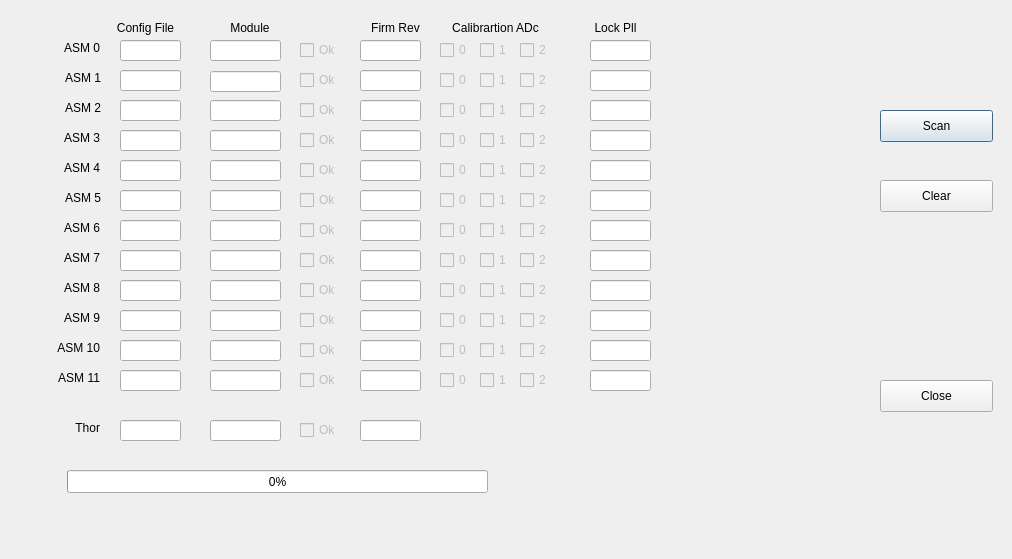
<?xml version="1.0" encoding="UTF-8"?>
<ui version="4.0">
 <class>Dial_finder</class>
 <widget class="QDialog" name="Dial_finder">
  <property name="geometry">
   <rect>
    <x>0</x>
    <y>0</y>
    <width>1012</width>
    <height>559</height>
   </rect>
  </property>
  <property name="windowTitle">
   <string>Module  Finder Dialog</string>
  </property>
  <widget class="QLineEdit" name="lineEdit_FAsm_0">
   <property name="geometry">
    <rect>
     <x>120</x>
     <y>40</y>
     <width>61</width>
     <height>21</height>
    </rect>
   </property>
   <property name="readOnly">
    <bool>true</bool>
   </property>
  </widget>
  <widget class="QLineEdit" name="lineEdit_FAsm_1">
   <property name="geometry">
    <rect>
     <x>120</x>
     <y>70</y>
     <width>61</width>
     <height>21</height>
    </rect>
   </property>
   <property name="readOnly">
    <bool>true</bool>
   </property>
  </widget>
  <widget class="QLineEdit" name="lineEdit_FAsm_2">
   <property name="geometry">
    <rect>
     <x>120</x>
     <y>100</y>
     <width>61</width>
     <height>21</height>
    </rect>
   </property>
   <property name="readOnly">
    <bool>true</bool>
   </property>
  </widget>
  <widget class="QLineEdit" name="lineEdit_FAsm_3">
   <property name="geometry">
    <rect>
     <x>120</x>
     <y>130</y>
     <width>61</width>
     <height>21</height>
    </rect>
   </property>
   <property name="readOnly">
    <bool>true</bool>
   </property>
  </widget>
  <widget class="QLineEdit" name="lineEdit_FAsm_4">
   <property name="geometry">
    <rect>
     <x>120</x>
     <y>160</y>
     <width>61</width>
     <height>21</height>
    </rect>
   </property>
   <property name="readOnly">
    <bool>true</bool>
   </property>
  </widget>
  <widget class="QLineEdit" name="lineEdit_FAsm_5">
   <property name="geometry">
    <rect>
     <x>120</x>
     <y>190</y>
     <width>61</width>
     <height>21</height>
    </rect>
   </property>
   <property name="readOnly">
    <bool>true</bool>
   </property>
  </widget>
  <widget class="QLineEdit" name="lineEdit_FAsm_6">
   <property name="geometry">
    <rect>
     <x>120</x>
     <y>220</y>
     <width>61</width>
     <height>21</height>
    </rect>
   </property>
   <property name="readOnly">
    <bool>true</bool>
   </property>
  </widget>
  <widget class="QLineEdit" name="lineEdit_FAsm_7">
   <property name="geometry">
    <rect>
     <x>120</x>
     <y>250</y>
     <width>61</width>
     <height>21</height>
    </rect>
   </property>
   <property name="readOnly">
    <bool>true</bool>
   </property>
  </widget>
  <widget class="QLineEdit" name="lineEdit_FAsm_8">
   <property name="geometry">
    <rect>
     <x>120</x>
     <y>280</y>
     <width>61</width>
     <height>21</height>
    </rect>
   </property>
   <property name="readOnly">
    <bool>true</bool>
   </property>
  </widget>
  <widget class="QLineEdit" name="lineEdit_FAsm_9">
   <property name="geometry">
    <rect>
     <x>120</x>
     <y>310</y>
     <width>61</width>
     <height>21</height>
    </rect>
   </property>
   <property name="readOnly">
    <bool>true</bool>
   </property>
  </widget>
  <widget class="QLineEdit" name="lineEdit_FAsm_10">
   <property name="geometry">
    <rect>
     <x>120</x>
     <y>340</y>
     <width>61</width>
     <height>21</height>
    </rect>
   </property>
   <property name="readOnly">
    <bool>true</bool>
   </property>
  </widget>
  <widget class="QLineEdit" name="lineEdit_FAsm_11">
   <property name="geometry">
    <rect>
     <x>120</x>
     <y>370</y>
     <width>61</width>
     <height>21</height>
    </rect>
   </property>
   <property name="readOnly">
    <bool>true</bool>
   </property>
  </widget>
  <widget class="QLineEdit" name="lineEdit_FThor">
   <property name="geometry">
    <rect>
     <x>120</x>
     <y>420</y>
     <width>61</width>
     <height>21</height>
    </rect>
   </property>
   <property name="readOnly">
    <bool>true</bool>
   </property>
  </widget>
  <widget class="QLabel" name="label">
   <property name="geometry">
    <rect>
     <x>40</x>
     <y>40</y>
     <width>60</width>
     <height>16</height>
    </rect>
   </property>
   <property name="layoutDirection">
    <enum>Qt::RightToLeft</enum>
   </property>
   <property name="text">
    <string>ASM 0</string>
   </property>
   <property name="alignment">
    <set>Qt::AlignRight|Qt::AlignTrailing|Qt::AlignVCenter</set>
   </property>
  </widget>
  <widget class="QLabel" name="label_2">
   <property name="geometry">
    <rect>
     <x>40</x>
     <y>70</y>
     <width>61</width>
     <height>16</height>
    </rect>
   </property>
   <property name="layoutDirection">
    <enum>Qt::RightToLeft</enum>
   </property>
   <property name="text">
    <string>ASM 1</string>
   </property>
   <property name="alignment">
    <set>Qt::AlignRight|Qt::AlignTrailing|Qt::AlignVCenter</set>
   </property>
  </widget>
  <widget class="QLabel" name="label_3">
   <property name="geometry">
    <rect>
     <x>40</x>
     <y>100</y>
     <width>61</width>
     <height>16</height>
    </rect>
   </property>
   <property name="layoutDirection">
    <enum>Qt::RightToLeft</enum>
   </property>
   <property name="text">
    <string>ASM 2</string>
   </property>
   <property name="alignment">
    <set>Qt::AlignRight|Qt::AlignTrailing|Qt::AlignVCenter</set>
   </property>
  </widget>
  <widget class="QLabel" name="label_4">
   <property name="geometry">
    <rect>
     <x>40</x>
     <y>130</y>
     <width>60</width>
     <height>16</height>
    </rect>
   </property>
   <property name="layoutDirection">
    <enum>Qt::RightToLeft</enum>
   </property>
   <property name="text">
    <string>ASM 3</string>
   </property>
   <property name="alignment">
    <set>Qt::AlignRight|Qt::AlignTrailing|Qt::AlignVCenter</set>
   </property>
  </widget>
  <widget class="QLabel" name="label_5">
   <property name="geometry">
    <rect>
     <x>40</x>
     <y>160</y>
     <width>60</width>
     <height>16</height>
    </rect>
   </property>
   <property name="layoutDirection">
    <enum>Qt::RightToLeft</enum>
   </property>
   <property name="text">
    <string>ASM 4</string>
   </property>
   <property name="alignment">
    <set>Qt::AlignRight|Qt::AlignTrailing|Qt::AlignVCenter</set>
   </property>
  </widget>
  <widget class="QLabel" name="label_6">
   <property name="geometry">
    <rect>
     <x>40</x>
     <y>190</y>
     <width>61</width>
     <height>16</height>
    </rect>
   </property>
   <property name="layoutDirection">
    <enum>Qt::RightToLeft</enum>
   </property>
   <property name="text">
    <string>ASM 5</string>
   </property>
   <property name="alignment">
    <set>Qt::AlignRight|Qt::AlignTrailing|Qt::AlignVCenter</set>
   </property>
  </widget>
  <widget class="QLabel" name="label_7">
   <property name="geometry">
    <rect>
     <x>40</x>
     <y>220</y>
     <width>60</width>
     <height>16</height>
    </rect>
   </property>
   <property name="layoutDirection">
    <enum>Qt::RightToLeft</enum>
   </property>
   <property name="text">
    <string>ASM 6</string>
   </property>
   <property name="alignment">
    <set>Qt::AlignRight|Qt::AlignTrailing|Qt::AlignVCenter</set>
   </property>
  </widget>
  <widget class="QLabel" name="label_8">
   <property name="geometry">
    <rect>
     <x>40</x>
     <y>250</y>
     <width>60</width>
     <height>16</height>
    </rect>
   </property>
   <property name="layoutDirection">
    <enum>Qt::RightToLeft</enum>
   </property>
   <property name="text">
    <string>ASM 7</string>
   </property>
   <property name="alignment">
    <set>Qt::AlignRight|Qt::AlignTrailing|Qt::AlignVCenter</set>
   </property>
  </widget>
  <widget class="QLabel" name="label_9">
   <property name="geometry">
    <rect>
     <x>40</x>
     <y>280</y>
     <width>60</width>
     <height>16</height>
    </rect>
   </property>
   <property name="layoutDirection">
    <enum>Qt::RightToLeft</enum>
   </property>
   <property name="text">
    <string>ASM 8</string>
   </property>
   <property name="alignment">
    <set>Qt::AlignRight|Qt::AlignTrailing|Qt::AlignVCenter</set>
   </property>
  </widget>
  <widget class="QLabel" name="label_10">
   <property name="geometry">
    <rect>
     <x>40</x>
     <y>310</y>
     <width>60</width>
     <height>16</height>
    </rect>
   </property>
   <property name="layoutDirection">
    <enum>Qt::RightToLeft</enum>
   </property>
   <property name="text">
    <string>ASM 9</string>
   </property>
   <property name="alignment">
    <set>Qt::AlignRight|Qt::AlignTrailing|Qt::AlignVCenter</set>
   </property>
  </widget>
  <widget class="QLabel" name="label_11">
   <property name="geometry">
    <rect>
     <x>40</x>
     <y>340</y>
     <width>60</width>
     <height>16</height>
    </rect>
   </property>
   <property name="layoutDirection">
    <enum>Qt::RightToLeft</enum>
   </property>
   <property name="text">
    <string>ASM 10</string>
   </property>
   <property name="alignment">
    <set>Qt::AlignRight|Qt::AlignTrailing|Qt::AlignVCenter</set>
   </property>
  </widget>
  <widget class="QLabel" name="label_12">
   <property name="geometry">
    <rect>
     <x>40</x>
     <y>370</y>
     <width>60</width>
     <height>16</height>
    </rect>
   </property>
   <property name="layoutDirection">
    <enum>Qt::RightToLeft</enum>
   </property>
   <property name="text">
    <string>ASM 11</string>
   </property>
   <property name="alignment">
    <set>Qt::AlignRight|Qt::AlignTrailing|Qt::AlignVCenter</set>
   </property>
  </widget>
  <widget class="QLabel" name="label_13">
   <property name="geometry">
    <rect>
     <x>40</x>
     <y>420</y>
     <width>60</width>
     <height>16</height>
    </rect>
   </property>
   <property name="layoutDirection">
    <enum>Qt::RightToLeft</enum>
   </property>
   <property name="text">
    <string>Thor</string>
   </property>
   <property name="alignment">
    <set>Qt::AlignRight|Qt::AlignTrailing|Qt::AlignVCenter</set>
   </property>
  </widget>
  <widget class="QLineEdit" name="lineEdit_Asm_0">
   <property name="geometry">
    <rect>
     <x>210</x>
     <y>40</y>
     <width>71</width>
     <height>21</height>
    </rect>
   </property>
   <property name="readOnly">
    <bool>true</bool>
   </property>
  </widget>
  <widget class="QLineEdit" name="lineEdit_Asm_1">
   <property name="geometry">
    <rect>
     <x>210</x>
     <y>71</y>
     <width>71</width>
     <height>21</height>
    </rect>
   </property>
   <property name="readOnly">
    <bool>true</bool>
   </property>
  </widget>
  <widget class="QLineEdit" name="lineEdit_Asm_2">
   <property name="geometry">
    <rect>
     <x>210</x>
     <y>100</y>
     <width>71</width>
     <height>21</height>
    </rect>
   </property>
   <property name="readOnly">
    <bool>true</bool>
   </property>
  </widget>
  <widget class="QLineEdit" name="lineEdit_Asm_3">
   <property name="geometry">
    <rect>
     <x>210</x>
     <y>130</y>
     <width>71</width>
     <height>21</height>
    </rect>
   </property>
   <property name="readOnly">
    <bool>true</bool>
   </property>
  </widget>
  <widget class="QLineEdit" name="lineEdit_Asm_4">
   <property name="geometry">
    <rect>
     <x>210</x>
     <y>160</y>
     <width>71</width>
     <height>21</height>
    </rect>
   </property>
   <property name="readOnly">
    <bool>true</bool>
   </property>
  </widget>
  <widget class="QLineEdit" name="lineEdit_Asm_5">
   <property name="geometry">
    <rect>
     <x>210</x>
     <y>190</y>
     <width>71</width>
     <height>21</height>
    </rect>
   </property>
   <property name="readOnly">
    <bool>true</bool>
   </property>
  </widget>
  <widget class="QLineEdit" name="lineEdit_Asm_6">
   <property name="geometry">
    <rect>
     <x>210</x>
     <y>220</y>
     <width>71</width>
     <height>21</height>
    </rect>
   </property>
   <property name="readOnly">
    <bool>true</bool>
   </property>
  </widget>
  <widget class="QLineEdit" name="lineEdit_Asm_7">
   <property name="geometry">
    <rect>
     <x>210</x>
     <y>250</y>
     <width>71</width>
     <height>21</height>
    </rect>
   </property>
   <property name="readOnly">
    <bool>true</bool>
   </property>
  </widget>
  <widget class="QLineEdit" name="lineEdit_Asm_8">
   <property name="geometry">
    <rect>
     <x>210</x>
     <y>280</y>
     <width>71</width>
     <height>21</height>
    </rect>
   </property>
   <property name="readOnly">
    <bool>true</bool>
   </property>
  </widget>
  <widget class="QLineEdit" name="lineEdit_Asm_9">
   <property name="geometry">
    <rect>
     <x>210</x>
     <y>310</y>
     <width>71</width>
     <height>21</height>
    </rect>
   </property>
   <property name="readOnly">
    <bool>true</bool>
   </property>
  </widget>
  <widget class="QLineEdit" name="lineEdit_Asm_10">
   <property name="geometry">
    <rect>
     <x>210</x>
     <y>340</y>
     <width>71</width>
     <height>21</height>
    </rect>
   </property>
   <property name="readOnly">
    <bool>true</bool>
   </property>
  </widget>
  <widget class="QLineEdit" name="lineEdit_Asm_11">
   <property name="geometry">
    <rect>
     <x>210</x>
     <y>370</y>
     <width>71</width>
     <height>21</height>
    </rect>
   </property>
   <property name="readOnly">
    <bool>true</bool>
   </property>
  </widget>
  <widget class="QLineEdit" name="lineEdit_Thor">
   <property name="geometry">
    <rect>
     <x>210</x>
     <y>420</y>
     <width>71</width>
     <height>21</height>
    </rect>
   </property>
   <property name="readOnly">
    <bool>true</bool>
   </property>
  </widget>
  <widget class="QPushButton" name="pushButton_Do">
   <property name="geometry">
    <rect>
     <x>880</x>
     <y>110</y>
     <width>113</width>
     <height>32</height>
    </rect>
   </property>
   <property name="text">
    <string>Scan</string>
   </property>
  </widget>
  <widget class="QPushButton" name="pushButton_Clear">
   <property name="geometry">
    <rect>
     <x>880</x>
     <y>180</y>
     <width>113</width>
     <height>32</height>
    </rect>
   </property>
   <property name="text">
    <string>Clear</string>
   </property>
  </widget>
  <widget class="QPushButton" name="pushButton_Close">
   <property name="geometry">
    <rect>
     <x>880</x>
     <y>380</y>
     <width>113</width>
     <height>32</height>
    </rect>
   </property>
   <property name="text">
    <string>Close</string>
   </property>
  </widget>
  <widget class="QLabel" name="label_14">
   <property name="geometry">
    <rect>
     <x>110</x>
     <y>20</y>
     <width>71</width>
     <height>16</height>
    </rect>
   </property>
   <property name="text">
    <string>Config File</string>
   </property>
   <property name="alignment">
    <set>Qt::AlignCenter</set>
   </property>
  </widget>
  <widget class="QLabel" name="label_15">
   <property name="geometry">
    <rect>
     <x>220</x>
     <y>20</y>
     <width>60</width>
     <height>16</height>
    </rect>
   </property>
   <property name="text">
    <string>Module</string>
   </property>
   <property name="alignment">
    <set>Qt::AlignCenter</set>
   </property>
  </widget>
  <widget class="QCheckBox" name="checkBox_Asm_0">
   <property name="enabled">
    <bool>false</bool>
   </property>
   <property name="geometry">
    <rect>
     <x>300</x>
     <y>40</y>
     <width>51</width>
     <height>20</height>
    </rect>
   </property>
   <property name="text">
    <string>Ok</string>
   </property>
  </widget>
  <widget class="QCheckBox" name="checkBox_Asm_1">
   <property name="enabled">
    <bool>false</bool>
   </property>
   <property name="geometry">
    <rect>
     <x>300</x>
     <y>70</y>
     <width>51</width>
     <height>20</height>
    </rect>
   </property>
   <property name="text">
    <string>Ok</string>
   </property>
  </widget>
  <widget class="QCheckBox" name="checkBox_Asm_2">
   <property name="enabled">
    <bool>false</bool>
   </property>
   <property name="geometry">
    <rect>
     <x>300</x>
     <y>100</y>
     <width>51</width>
     <height>20</height>
    </rect>
   </property>
   <property name="text">
    <string>Ok</string>
   </property>
  </widget>
  <widget class="QCheckBox" name="checkBox_Asm_3">
   <property name="enabled">
    <bool>false</bool>
   </property>
   <property name="geometry">
    <rect>
     <x>300</x>
     <y>130</y>
     <width>51</width>
     <height>20</height>
    </rect>
   </property>
   <property name="text">
    <string>Ok</string>
   </property>
  </widget>
  <widget class="QCheckBox" name="checkBox_Asm_4">
   <property name="enabled">
    <bool>false</bool>
   </property>
   <property name="geometry">
    <rect>
     <x>300</x>
     <y>160</y>
     <width>51</width>
     <height>20</height>
    </rect>
   </property>
   <property name="text">
    <string>Ok</string>
   </property>
  </widget>
  <widget class="QCheckBox" name="checkBox_Asm_5">
   <property name="enabled">
    <bool>false</bool>
   </property>
   <property name="geometry">
    <rect>
     <x>300</x>
     <y>190</y>
     <width>51</width>
     <height>20</height>
    </rect>
   </property>
   <property name="text">
    <string>Ok</string>
   </property>
  </widget>
  <widget class="QCheckBox" name="checkBox_Asm_6">
   <property name="enabled">
    <bool>false</bool>
   </property>
   <property name="geometry">
    <rect>
     <x>300</x>
     <y>220</y>
     <width>51</width>
     <height>20</height>
    </rect>
   </property>
   <property name="text">
    <string>Ok</string>
   </property>
  </widget>
  <widget class="QCheckBox" name="checkBox_Asm_7">
   <property name="enabled">
    <bool>false</bool>
   </property>
   <property name="geometry">
    <rect>
     <x>300</x>
     <y>250</y>
     <width>51</width>
     <height>20</height>
    </rect>
   </property>
   <property name="text">
    <string>Ok</string>
   </property>
  </widget>
  <widget class="QCheckBox" name="checkBox_Asm_8">
   <property name="enabled">
    <bool>false</bool>
   </property>
   <property name="geometry">
    <rect>
     <x>300</x>
     <y>280</y>
     <width>51</width>
     <height>20</height>
    </rect>
   </property>
   <property name="text">
    <string>Ok</string>
   </property>
  </widget>
  <widget class="QCheckBox" name="checkBox_Asm_9">
   <property name="enabled">
    <bool>false</bool>
   </property>
   <property name="geometry">
    <rect>
     <x>300</x>
     <y>310</y>
     <width>51</width>
     <height>20</height>
    </rect>
   </property>
   <property name="text">
    <string>Ok</string>
   </property>
  </widget>
  <widget class="QCheckBox" name="checkBox_Asm_10">
   <property name="enabled">
    <bool>false</bool>
   </property>
   <property name="geometry">
    <rect>
     <x>300</x>
     <y>340</y>
     <width>51</width>
     <height>20</height>
    </rect>
   </property>
   <property name="text">
    <string>Ok</string>
   </property>
  </widget>
  <widget class="QCheckBox" name="checkBox_Asm_11">
   <property name="enabled">
    <bool>false</bool>
   </property>
   <property name="geometry">
    <rect>
     <x>300</x>
     <y>370</y>
     <width>51</width>
     <height>20</height>
    </rect>
   </property>
   <property name="text">
    <string>Ok</string>
   </property>
  </widget>
  <widget class="QCheckBox" name="checkBox_Thor">
   <property name="enabled">
    <bool>false</bool>
   </property>
   <property name="geometry">
    <rect>
     <x>300</x>
     <y>420</y>
     <width>51</width>
     <height>20</height>
    </rect>
   </property>
   <property name="text">
    <string>Ok</string>
   </property>
  </widget>
  <widget class="QProgressBar" name="progressBar">
   <property name="geometry">
    <rect>
     <x>67</x>
     <y>470</y>
     <width>421</width>
     <height>23</height>
    </rect>
   </property>
   <property name="cursor">
    <cursorShape>ArrowCursor</cursorShape>
   </property>
   <property name="maximum">
    <number>13</number>
   </property>
   <property name="value">
    <number>0</number>
   </property>
  </widget>
  <widget class="QLabel" name="label_16">
   <property name="geometry">
    <rect>
     <x>360</x>
     <y>20</y>
     <width>71</width>
     <height>16</height>
    </rect>
   </property>
   <property name="text">
    <string>Firm Rev</string>
   </property>
   <property name="alignment">
    <set>Qt::AlignCenter</set>
   </property>
  </widget>
  <widget class="QLineEdit" name="lineEdit_Firm_Rev_0">
   <property name="geometry">
    <rect>
     <x>360</x>
     <y>40</y>
     <width>61</width>
     <height>21</height>
    </rect>
   </property>
   <property name="readOnly">
    <bool>true</bool>
   </property>
  </widget>
  <widget class="QLineEdit" name="lineEdit_Firm_Rev_1">
   <property name="geometry">
    <rect>
     <x>360</x>
     <y>70</y>
     <width>61</width>
     <height>21</height>
    </rect>
   </property>
   <property name="readOnly">
    <bool>true</bool>
   </property>
  </widget>
  <widget class="QLineEdit" name="lineEdit_Firm_Rev_2">
   <property name="geometry">
    <rect>
     <x>360</x>
     <y>100</y>
     <width>61</width>
     <height>21</height>
    </rect>
   </property>
   <property name="readOnly">
    <bool>true</bool>
   </property>
  </widget>
  <widget class="QLineEdit" name="lineEdit_Firm_Rev_3">
   <property name="geometry">
    <rect>
     <x>360</x>
     <y>130</y>
     <width>61</width>
     <height>21</height>
    </rect>
   </property>
   <property name="readOnly">
    <bool>true</bool>
   </property>
  </widget>
  <widget class="QLineEdit" name="lineEdit_Firm_Rev_4">
   <property name="geometry">
    <rect>
     <x>360</x>
     <y>160</y>
     <width>61</width>
     <height>21</height>
    </rect>
   </property>
   <property name="readOnly">
    <bool>true</bool>
   </property>
  </widget>
  <widget class="QLineEdit" name="lineEdit_Firm_Rev_5">
   <property name="geometry">
    <rect>
     <x>360</x>
     <y>190</y>
     <width>61</width>
     <height>21</height>
    </rect>
   </property>
   <property name="readOnly">
    <bool>true</bool>
   </property>
  </widget>
  <widget class="QLineEdit" name="lineEdit_Firm_Rev_6">
   <property name="geometry">
    <rect>
     <x>360</x>
     <y>220</y>
     <width>61</width>
     <height>21</height>
    </rect>
   </property>
   <property name="readOnly">
    <bool>true</bool>
   </property>
  </widget>
  <widget class="QLineEdit" name="lineEdit_Firm_Rev_7">
   <property name="geometry">
    <rect>
     <x>360</x>
     <y>250</y>
     <width>61</width>
     <height>21</height>
    </rect>
   </property>
   <property name="readOnly">
    <bool>true</bool>
   </property>
  </widget>
  <widget class="QLineEdit" name="lineEdit_Firm_Rev_8">
   <property name="geometry">
    <rect>
     <x>360</x>
     <y>280</y>
     <width>61</width>
     <height>21</height>
    </rect>
   </property>
   <property name="readOnly">
    <bool>true</bool>
   </property>
  </widget>
  <widget class="QLineEdit" name="lineEdit_Firm_Rev_9">
   <property name="geometry">
    <rect>
     <x>360</x>
     <y>310</y>
     <width>61</width>
     <height>21</height>
    </rect>
   </property>
   <property name="readOnly">
    <bool>true</bool>
   </property>
  </widget>
  <widget class="QLineEdit" name="lineEdit_Firm_Rev_10">
   <property name="geometry">
    <rect>
     <x>360</x>
     <y>340</y>
     <width>61</width>
     <height>21</height>
    </rect>
   </property>
   <property name="readOnly">
    <bool>true</bool>
   </property>
  </widget>
  <widget class="QLineEdit" name="lineEdit_Firm_Rev_11">
   <property name="geometry">
    <rect>
     <x>360</x>
     <y>370</y>
     <width>61</width>
     <height>21</height>
    </rect>
   </property>
   <property name="readOnly">
    <bool>true</bool>
   </property>
  </widget>
  <widget class="QLineEdit" name="lineEdit_Firm_Rev_Thor">
   <property name="geometry">
    <rect>
     <x>360</x>
     <y>420</y>
     <width>61</width>
     <height>21</height>
    </rect>
   </property>
   <property name="readOnly">
    <bool>true</bool>
   </property>
  </widget>
  <widget class="QCheckBox" name="checkBox_Asm_DRS_0_0">
   <property name="enabled">
    <bool>false</bool>
   </property>
   <property name="geometry">
    <rect>
     <x>440</x>
     <y>40</y>
     <width>51</width>
     <height>20</height>
    </rect>
   </property>
   <property name="text">
    <string>0</string>
   </property>
  </widget>
  <widget class="QCheckBox" name="checkBox_Asm_DRS_0_1">
   <property name="enabled">
    <bool>false</bool>
   </property>
   <property name="geometry">
    <rect>
     <x>480</x>
     <y>40</y>
     <width>51</width>
     <height>20</height>
    </rect>
   </property>
   <property name="text">
    <string>1</string>
   </property>
  </widget>
  <widget class="QCheckBox" name="checkBox_Asm_DRS_0_2">
   <property name="enabled">
    <bool>false</bool>
   </property>
   <property name="geometry">
    <rect>
     <x>520</x>
     <y>40</y>
     <width>51</width>
     <height>20</height>
    </rect>
   </property>
   <property name="text">
    <string>2</string>
   </property>
  </widget>
  <widget class="QCheckBox" name="checkBox_Asm_DRS_1_0">
   <property name="enabled">
    <bool>false</bool>
   </property>
   <property name="geometry">
    <rect>
     <x>440</x>
     <y>70</y>
     <width>51</width>
     <height>20</height>
    </rect>
   </property>
   <property name="text">
    <string>0</string>
   </property>
  </widget>
  <widget class="QCheckBox" name="checkBox_Asm_DRS_1_1">
   <property name="enabled">
    <bool>false</bool>
   </property>
   <property name="geometry">
    <rect>
     <x>480</x>
     <y>70</y>
     <width>51</width>
     <height>20</height>
    </rect>
   </property>
   <property name="text">
    <string>1</string>
   </property>
  </widget>
  <widget class="QCheckBox" name="checkBox_Asm_DRS_1_2">
   <property name="enabled">
    <bool>false</bool>
   </property>
   <property name="geometry">
    <rect>
     <x>520</x>
     <y>70</y>
     <width>51</width>
     <height>20</height>
    </rect>
   </property>
   <property name="text">
    <string>2</string>
   </property>
  </widget>
  <widget class="QCheckBox" name="checkBox_Asm_DRS_2_0">
   <property name="enabled">
    <bool>false</bool>
   </property>
   <property name="geometry">
    <rect>
     <x>440</x>
     <y>100</y>
     <width>51</width>
     <height>20</height>
    </rect>
   </property>
   <property name="text">
    <string>0</string>
   </property>
  </widget>
  <widget class="QCheckBox" name="checkBox_Asm_DRS_2_1">
   <property name="enabled">
    <bool>false</bool>
   </property>
   <property name="geometry">
    <rect>
     <x>480</x>
     <y>100</y>
     <width>51</width>
     <height>20</height>
    </rect>
   </property>
   <property name="text">
    <string>1</string>
   </property>
  </widget>
  <widget class="QCheckBox" name="checkBox_Asm_DRS_2_2">
   <property name="enabled">
    <bool>false</bool>
   </property>
   <property name="geometry">
    <rect>
     <x>520</x>
     <y>100</y>
     <width>51</width>
     <height>20</height>
    </rect>
   </property>
   <property name="text">
    <string>2</string>
   </property>
  </widget>
  <widget class="QCheckBox" name="checkBox_Asm_DRS_3_0">
   <property name="enabled">
    <bool>false</bool>
   </property>
   <property name="geometry">
    <rect>
     <x>440</x>
     <y>130</y>
     <width>51</width>
     <height>20</height>
    </rect>
   </property>
   <property name="text">
    <string>0</string>
   </property>
  </widget>
  <widget class="QCheckBox" name="checkBox_Asm_DRS_3_1">
   <property name="enabled">
    <bool>false</bool>
   </property>
   <property name="geometry">
    <rect>
     <x>480</x>
     <y>130</y>
     <width>51</width>
     <height>20</height>
    </rect>
   </property>
   <property name="text">
    <string>1</string>
   </property>
  </widget>
  <widget class="QCheckBox" name="checkBox_Asm_DRS_3_2">
   <property name="enabled">
    <bool>false</bool>
   </property>
   <property name="geometry">
    <rect>
     <x>520</x>
     <y>130</y>
     <width>51</width>
     <height>20</height>
    </rect>
   </property>
   <property name="text">
    <string>2</string>
   </property>
  </widget>
  <widget class="QLabel" name="label_17">
   <property name="geometry">
    <rect>
     <x>430</x>
     <y>20</y>
     <width>131</width>
     <height>16</height>
    </rect>
   </property>
   <property name="text">
    <string>Calibrartion ADc</string>
   </property>
   <property name="alignment">
    <set>Qt::AlignCenter</set>
   </property>
  </widget>
  <widget class="QCheckBox" name="checkBox_Asm_DRS_4_0">
   <property name="enabled">
    <bool>false</bool>
   </property>
   <property name="geometry">
    <rect>
     <x>440</x>
     <y>160</y>
     <width>51</width>
     <height>20</height>
    </rect>
   </property>
   <property name="text">
    <string>0</string>
   </property>
  </widget>
  <widget class="QCheckBox" name="checkBox_Asm_DRS_5_0">
   <property name="enabled">
    <bool>false</bool>
   </property>
   <property name="geometry">
    <rect>
     <x>440</x>
     <y>190</y>
     <width>51</width>
     <height>20</height>
    </rect>
   </property>
   <property name="text">
    <string>0</string>
   </property>
  </widget>
  <widget class="QCheckBox" name="checkBox_Asm_DRS_4_1">
   <property name="enabled">
    <bool>false</bool>
   </property>
   <property name="geometry">
    <rect>
     <x>480</x>
     <y>160</y>
     <width>51</width>
     <height>20</height>
    </rect>
   </property>
   <property name="text">
    <string>1</string>
   </property>
  </widget>
  <widget class="QCheckBox" name="checkBox_Asm_DRS_4_2">
   <property name="enabled">
    <bool>false</bool>
   </property>
   <property name="geometry">
    <rect>
     <x>520</x>
     <y>160</y>
     <width>51</width>
     <height>20</height>
    </rect>
   </property>
   <property name="text">
    <string>2</string>
   </property>
  </widget>
  <widget class="QCheckBox" name="checkBox_Asm_DRS_5_1">
   <property name="enabled">
    <bool>false</bool>
   </property>
   <property name="geometry">
    <rect>
     <x>480</x>
     <y>190</y>
     <width>51</width>
     <height>20</height>
    </rect>
   </property>
   <property name="text">
    <string>1</string>
   </property>
  </widget>
  <widget class="QCheckBox" name="checkBox_Asm_DRS_5_2">
   <property name="enabled">
    <bool>false</bool>
   </property>
   <property name="geometry">
    <rect>
     <x>520</x>
     <y>190</y>
     <width>51</width>
     <height>20</height>
    </rect>
   </property>
   <property name="text">
    <string>2</string>
   </property>
  </widget>
  <widget class="QCheckBox" name="checkBox_Asm_DRS_6_0">
   <property name="enabled">
    <bool>false</bool>
   </property>
   <property name="geometry">
    <rect>
     <x>440</x>
     <y>220</y>
     <width>51</width>
     <height>20</height>
    </rect>
   </property>
   <property name="text">
    <string>0</string>
   </property>
  </widget>
  <widget class="QCheckBox" name="checkBox_Asm_DRS_6_1">
   <property name="enabled">
    <bool>false</bool>
   </property>
   <property name="geometry">
    <rect>
     <x>480</x>
     <y>220</y>
     <width>51</width>
     <height>20</height>
    </rect>
   </property>
   <property name="text">
    <string>1</string>
   </property>
  </widget>
  <widget class="QCheckBox" name="checkBox_Asm_DRS_6_2">
   <property name="enabled">
    <bool>false</bool>
   </property>
   <property name="geometry">
    <rect>
     <x>520</x>
     <y>220</y>
     <width>51</width>
     <height>20</height>
    </rect>
   </property>
   <property name="text">
    <string>2</string>
   </property>
  </widget>
  <widget class="QCheckBox" name="checkBox_Asm_DRS_7_0">
   <property name="enabled">
    <bool>false</bool>
   </property>
   <property name="geometry">
    <rect>
     <x>440</x>
     <y>250</y>
     <width>51</width>
     <height>20</height>
    </rect>
   </property>
   <property name="text">
    <string>0</string>
   </property>
  </widget>
  <widget class="QCheckBox" name="checkBox_Asm_DRS_7_1">
   <property name="enabled">
    <bool>false</bool>
   </property>
   <property name="geometry">
    <rect>
     <x>480</x>
     <y>250</y>
     <width>51</width>
     <height>20</height>
    </rect>
   </property>
   <property name="text">
    <string>1</string>
   </property>
  </widget>
  <widget class="QCheckBox" name="checkBox_Asm_DRS_7_2">
   <property name="enabled">
    <bool>false</bool>
   </property>
   <property name="geometry">
    <rect>
     <x>520</x>
     <y>250</y>
     <width>51</width>
     <height>20</height>
    </rect>
   </property>
   <property name="text">
    <string>2</string>
   </property>
  </widget>
  <widget class="QCheckBox" name="checkBox_Asm_DRS_8_0">
   <property name="enabled">
    <bool>false</bool>
   </property>
   <property name="geometry">
    <rect>
     <x>440</x>
     <y>280</y>
     <width>51</width>
     <height>20</height>
    </rect>
   </property>
   <property name="text">
    <string>0</string>
   </property>
  </widget>
  <widget class="QCheckBox" name="checkBox_Asm_DRS_8_1">
   <property name="enabled">
    <bool>false</bool>
   </property>
   <property name="geometry">
    <rect>
     <x>480</x>
     <y>280</y>
     <width>51</width>
     <height>20</height>
    </rect>
   </property>
   <property name="text">
    <string>1</string>
   </property>
  </widget>
  <widget class="QCheckBox" name="checkBox_Asm_DRS_8_2">
   <property name="enabled">
    <bool>false</bool>
   </property>
   <property name="geometry">
    <rect>
     <x>520</x>
     <y>280</y>
     <width>51</width>
     <height>20</height>
    </rect>
   </property>
   <property name="text">
    <string>2</string>
   </property>
  </widget>
  <widget class="QCheckBox" name="checkBox_Asm_DRS_9_0">
   <property name="enabled">
    <bool>false</bool>
   </property>
   <property name="geometry">
    <rect>
     <x>440</x>
     <y>310</y>
     <width>51</width>
     <height>20</height>
    </rect>
   </property>
   <property name="text">
    <string>0</string>
   </property>
  </widget>
  <widget class="QCheckBox" name="checkBox_Asm_DRS_9_1">
   <property name="enabled">
    <bool>false</bool>
   </property>
   <property name="geometry">
    <rect>
     <x>480</x>
     <y>310</y>
     <width>51</width>
     <height>20</height>
    </rect>
   </property>
   <property name="text">
    <string>1</string>
   </property>
  </widget>
  <widget class="QCheckBox" name="checkBox_Asm_DRS_9_2">
   <property name="enabled">
    <bool>false</bool>
   </property>
   <property name="geometry">
    <rect>
     <x>520</x>
     <y>310</y>
     <width>51</width>
     <height>20</height>
    </rect>
   </property>
   <property name="text">
    <string>2</string>
   </property>
  </widget>
  <widget class="QCheckBox" name="checkBox_Asm_DRS_10_0">
   <property name="enabled">
    <bool>false</bool>
   </property>
   <property name="geometry">
    <rect>
     <x>440</x>
     <y>340</y>
     <width>51</width>
     <height>20</height>
    </rect>
   </property>
   <property name="text">
    <string>0</string>
   </property>
  </widget>
  <widget class="QCheckBox" name="checkBox_Asm_DRS_10_1">
   <property name="enabled">
    <bool>false</bool>
   </property>
   <property name="geometry">
    <rect>
     <x>480</x>
     <y>340</y>
     <width>51</width>
     <height>20</height>
    </rect>
   </property>
   <property name="text">
    <string>1</string>
   </property>
  </widget>
  <widget class="QCheckBox" name="checkBox_Asm_DRS_10_2">
   <property name="enabled">
    <bool>false</bool>
   </property>
   <property name="geometry">
    <rect>
     <x>520</x>
     <y>340</y>
     <width>51</width>
     <height>20</height>
    </rect>
   </property>
   <property name="text">
    <string>2</string>
   </property>
  </widget>
  <widget class="QCheckBox" name="checkBox_Asm_DRS_11_0">
   <property name="enabled">
    <bool>false</bool>
   </property>
   <property name="geometry">
    <rect>
     <x>440</x>
     <y>370</y>
     <width>51</width>
     <height>20</height>
    </rect>
   </property>
   <property name="text">
    <string>0</string>
   </property>
  </widget>
  <widget class="QCheckBox" name="checkBox_Asm_DRS_11_1">
   <property name="enabled">
    <bool>false</bool>
   </property>
   <property name="geometry">
    <rect>
     <x>480</x>
     <y>370</y>
     <width>51</width>
     <height>20</height>
    </rect>
   </property>
   <property name="text">
    <string>1</string>
   </property>
  </widget>
  <widget class="QCheckBox" name="checkBox_Asm_DRS_11_2">
   <property name="enabled">
    <bool>false</bool>
   </property>
   <property name="geometry">
    <rect>
     <x>520</x>
     <y>370</y>
     <width>51</width>
     <height>20</height>
    </rect>
   </property>
   <property name="text">
    <string>2</string>
   </property>
  </widget>
  <widget class="QLineEdit" name="lineEdit_Lock_Pll_0">
   <property name="geometry">
    <rect>
     <x>590</x>
     <y>40</y>
     <width>61</width>
     <height>21</height>
    </rect>
   </property>
   <property name="readOnly">
    <bool>true</bool>
   </property>
  </widget>
  <widget class="QLabel" name="label_18">
   <property name="geometry">
    <rect>
     <x>580</x>
     <y>20</y>
     <width>71</width>
     <height>16</height>
    </rect>
   </property>
   <property name="text">
    <string>Lock Pll</string>
   </property>
   <property name="alignment">
    <set>Qt::AlignCenter</set>
   </property>
  </widget>
  <widget class="QLineEdit" name="lineEdit_Lock_Pll_1">
   <property name="geometry">
    <rect>
     <x>590</x>
     <y>70</y>
     <width>61</width>
     <height>21</height>
    </rect>
   </property>
   <property name="readOnly">
    <bool>true</bool>
   </property>
  </widget>
  <widget class="QLineEdit" name="lineEdit_Lock_Pll_2">
   <property name="geometry">
    <rect>
     <x>590</x>
     <y>100</y>
     <width>61</width>
     <height>21</height>
    </rect>
   </property>
   <property name="readOnly">
    <bool>true</bool>
   </property>
  </widget>
  <widget class="QLineEdit" name="lineEdit_Lock_Pll_3">
   <property name="geometry">
    <rect>
     <x>590</x>
     <y>130</y>
     <width>61</width>
     <height>21</height>
    </rect>
   </property>
   <property name="readOnly">
    <bool>true</bool>
   </property>
  </widget>
  <widget class="QLineEdit" name="lineEdit_Lock_Pll_4">
   <property name="geometry">
    <rect>
     <x>590</x>
     <y>160</y>
     <width>61</width>
     <height>21</height>
    </rect>
   </property>
   <property name="readOnly">
    <bool>true</bool>
   </property>
  </widget>
  <widget class="QLineEdit" name="lineEdit_Lock_Pll_5">
   <property name="geometry">
    <rect>
     <x>590</x>
     <y>190</y>
     <width>61</width>
     <height>21</height>
    </rect>
   </property>
   <property name="readOnly">
    <bool>true</bool>
   </property>
  </widget>
  <widget class="QLineEdit" name="lineEdit_Lock_Pll_6">
   <property name="geometry">
    <rect>
     <x>590</x>
     <y>220</y>
     <width>61</width>
     <height>21</height>
    </rect>
   </property>
   <property name="readOnly">
    <bool>true</bool>
   </property>
  </widget>
  <widget class="QLineEdit" name="lineEdit_Lock_Pll_7">
   <property name="geometry">
    <rect>
     <x>590</x>
     <y>250</y>
     <width>61</width>
     <height>21</height>
    </rect>
   </property>
   <property name="readOnly">
    <bool>true</bool>
   </property>
  </widget>
  <widget class="QLineEdit" name="lineEdit_Lock_Pll_8">
   <property name="geometry">
    <rect>
     <x>590</x>
     <y>280</y>
     <width>61</width>
     <height>21</height>
    </rect>
   </property>
   <property name="readOnly">
    <bool>true</bool>
   </property>
  </widget>
  <widget class="QLineEdit" name="lineEdit_Lock_Pll_9">
   <property name="geometry">
    <rect>
     <x>590</x>
     <y>310</y>
     <width>61</width>
     <height>21</height>
    </rect>
   </property>
   <property name="readOnly">
    <bool>true</bool>
   </property>
  </widget>
  <widget class="QLineEdit" name="lineEdit_Lock_Pll_10">
   <property name="geometry">
    <rect>
     <x>590</x>
     <y>340</y>
     <width>61</width>
     <height>21</height>
    </rect>
   </property>
   <property name="readOnly">
    <bool>true</bool>
   </property>
  </widget>
  <widget class="QLineEdit" name="lineEdit_Lock_Pll_11">
   <property name="geometry">
    <rect>
     <x>590</x>
     <y>370</y>
     <width>61</width>
     <height>21</height>
    </rect>
   </property>
   <property name="readOnly">
    <bool>true</bool>
   </property>
  </widget>
 </widget>
 <resources/>
 <connections/>
</ui>
